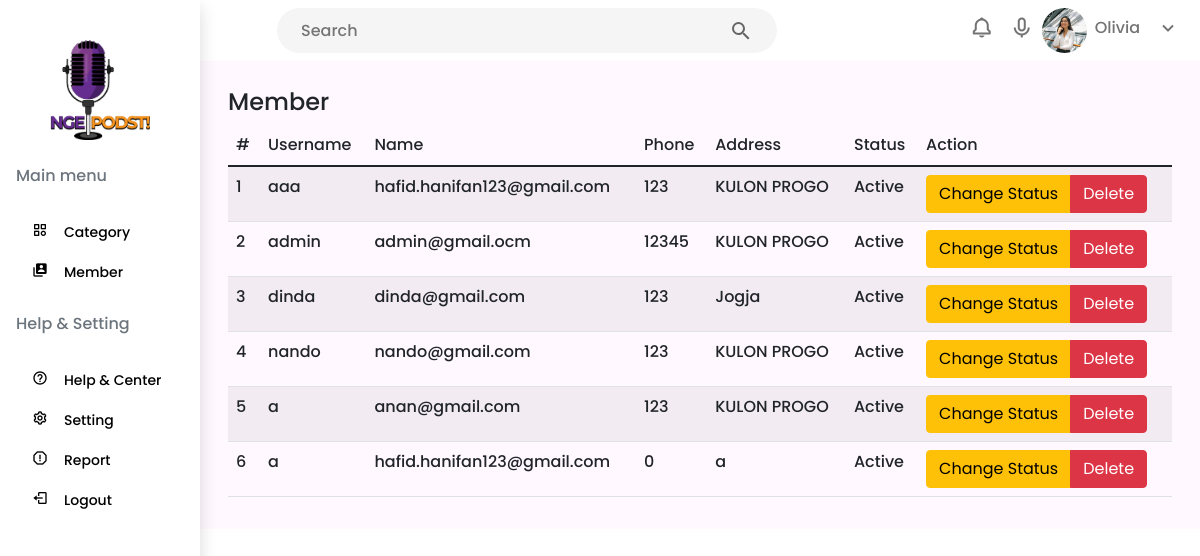
Page /index.php/admin/member on the committed database.
### tables this page shows
CREATE TABLE `tbl_user` (
  `idUser` int(5) NOT NULL,
  `username` varchar(100) DEFAULT NULL,
  `password` varchar(100) DEFAULT NULL,
  `email` varchar(100) DEFAULT NULL,
  `phone` int(20) DEFAULT NULL,
  `city` varchar(50) DEFAULT NULL,
  `is_active` enum('Y','N') DEFAULT NULL
);

### application/controllers/Admin.php (called while the page is built, shortened)
<?php
class Admin extends CI_Controller
{
  public function __construct()
  {
    $this->load->library('form_validation');
    $this->load->model('M_podcast');
  }
  public function member()
  {
    $data['user'] = $this->M_podcast->get_all_data('tbl_user')->result();
    $this->load->view('admin/header');
    $this->load->view('admin/navigation');
    $this->load->view('admin/sidebar');
    $this->load->view('admin/member', $data);
  }
}

### index.php (called while the page is built, shortened)
<?php
require_once BASEPATH.'core/CodeIgniter.php';

### application/models/M_podcast.php (called while the page is built, shortened)
<?php
class M_podcast extends CI_Model
{
  public function get_all_data($tabel)
  {
    $q = $this->db->get($tabel);
    return $q;
  }
}

### application/views/admin/member.php (the view)
<div class="col-9 col-lg-10 pt-5" style="background-color: #FFF9FF;">
  <div class="col-md-12">
    <div class="col py-3 px-3">
      <a class="d-flex text-decoration-none mt-1 align-items-center mt-4">
        <h1 class="fs-4 col-8 d-none d-sm-inline text-dark">Member</h1>
      </a>
      <table class="table table-striped">
        <thead>
          <tr>
            <th scope="col">#</th>
            <th scope="col">Username</th>
            <th scope="col">Name</th>
            <th scope="col">Phone</th>
            <th scope="col">Address</th>
            <th scope="col">Status</th>
            <th scope="col">Action</th>
          </tr>
        </thead>
        <tbody>
          <?php $no = 1;
           foreach ($user as $val) { ?>
            <tr>
              <th scope="row"><?= $no; ?></th>
              <td><?= $val->username; ?></td>
              <td><?= $val->email; ?></td>
              <td><?= $val->phone; ?></td>
              <td><?= $val->city; ?></td>
              <td><?php if ($val->is_active == "Y") {
                     echo "Active";
                   } else {
                     echo "Not Active";
                   } ?></td>
              <td>
                <div class="btn-group">
                  <a href="<?php echo site_url('admin/change_status/' . $val->idUser); ?>" class="btn btn-warning">Change Status</a>
                  <a href="<?php echo site_url('admin/delete_user/' . $val->idUser); ?>" onclick="return confirm('Yakin Akan Hapus Data Ini?')" class="btn btn-danger">Delete</a>
                </div>
              </td>
            </tr>
          <?php $no++;
           } ?>
        </tbody>
      </table>
    </div>
  </div>

### application/views/admin/header.php (shortened to what this page needs)
<!DOCTYPE html>
<html lang="en">
<head>
  <link rel="stylesheet" href="<?= base_url('assets/vendor/css/styles.css'); ?>">
  <link rel="stylesheet" href="<?= base_url('assets/vendor/css/bootstrap.min.css'); ?>">
  <link href='https://unpkg.com/boxicons@2.1.1/css/boxicons.min.css' rel='stylesheet'>
  <link rel="stylesheet" href="https://cdnjs.cloudflare.com/ajax/libs/font-awesome/5.15.3/css/all.min.css" />
</head>
<body>

### application/views/admin/navigation.php (shortened to what this page needs)
<div class="container-fluid">
  <div class="row flex-column flex-md-row">
    <nav class="navbar navbar-expand-lg navbar-light navbar-default navbar-static-top fixed-top" style="background-color: #FFFFFF;">
      <div class="collapse navbar-collapse justify-content-end">
        <div class="navbar-nav">
          <div class="col-md-5 mx-auto justify-content-end">
            <div class="searchBar">
              <input id="searchQueryInput" type="text" name="searchQueryInput" placeholder="Search" value="" />
              <button id="searchQuerySubmit" type="submit" name="searchQuerySubmit">
              </button>
            </div>
          </div>
          <i class="nav-item nav-link fs-4 bx bx-bell" href="#"></i>
          <i class="nav-item nav-link fs-4 bx bx-microphone" href="#"></i>
          <img class="rounded-circle shadow-4-strong" alt="avatar2" src="<?= base_url('assets/images/img-3.png'); ?>" height="45" width="45" />
          <a class="nav-item nav-link" href="#">Olivia</a>
          <i class="nav-item nav-link fs-4 bx bx-chevron-down" href="#"></i>
        </div>
      </div>
    </nav>

### application/views/admin/sidebar.php (shortened to what this page needs)
<div class="col-3 col-lg-2">
  <div class="col-12 shadow col-md-4 col-lg-2 px-sm-2 px-0 fixed-top min-vh-100" id="sidebar" style="background-color: #FFFFFF;">
    <div class="p-2 flex-column mt-4">
      <div class="preloader flex-column justify-content-center align-items-center text-center mt-2">
        <img class="logo" src="<?= base_url('assets/images/logo.png'); ?>" alt="Logo" height="100" width="100">
      </div>
      <a class="d-flex text-decoration-none mt-1 align-items-center mt-4">
        <span class="fs-6 d-none d-sm-inline text-secondary">Main menu</span>
      </a>
      <ul class="nav nav-pills flex-column mt-4">
        <a href="<?= site_url('admin'); ?>" class="nav-link text-black" aria-current="page">
          <i class="fs-6 bx bx-category"></i><span class="ms-3 d-none d-sm-inline" style="font-size:0.875em">Category</span>
        </a>
        <li class="nav-item">
          <a href="<?= site_url('admin/member'); ?>" class="nav-link text-black" aria-current="page">
            <i class="fs-6 bx bxs-user-account"></i><span class="ms-3 d-none d-sm-inline" style="font-size:0.875em">Member</span>
          </a>
        </li>
      </ul>
    </div>
    <div class="help-nav p-2">
      <a class="d-flex text-decoration-none mt-1 align-items-center">
        <span class="fs-6 d-none d-sm-inline text-secondary">Help & Setting</span>
      </a>
      <ul class="nav nav-pills flex-column mt-4">
        <li class="nav-item">
          <a href="help_after.html" class="nav-link text-black" aria-current="page">
            <i class="fs-6 bx bx-help-circle"></i><span class="ms-3 d-none d-sm-inline" style="font-size:0.875em">Help & Center</span>
          </a>
        </li>
        <li class="nav-item">
          <a href="setting_after.html" class="nav-link text-black" aria-current="page">
            <i class="fs-6 bx bx-cog"></i><span class="ms-3 d-none d-sm-inline" style="font-size:0.875em">Setting</span>
          </a>
        </li>
        <li class="nav-item">
          <a href="report_after.html" class="nav-link text-black" aria-current="page">
            <i class="fs-6 bx bx-error-alt"></i><span class="ms-3 d-none d-sm-inline" style="font-size:0.875em">Report</span>
          </a>
        </li>
        <li class="nav-item">
          <a href="<?= site_url('admin/logout'); ?>" class="nav-link text-black" aria-current="page">
            <i class="fs-6 bx bx-log-out"></i><span class="ms-3 d-none d-sm-inline" style="font-size:0.875em">Logout</span>
          </a>
        </li>
      </ul>
    </div>
  </div>
</div>

### rows in the picture
tbl_user: username "aaa", email "hafid.hanifan123@gmail.com", phone "123", city "KULON PROGO", is_active "Active"
tbl_user: username "admin", email "admin@gmail.ocm", phone "12345", city "KULON PROGO", is_active "Active"
tbl_user: username "dinda", email "dinda@gmail.com", phone "123", city "Jogja", is_active "Active"
tbl_user: username "nando", email "nando@gmail.com", phone "123", city "KULON PROGO", is_active "Active"
tbl_user: username "a", email "anan@gmail.com", phone "123", city "KULON PROGO", is_active "Active"
tbl_user: username "a", email "hafid.hanifan123@gmail.com", phone "0", city "a", is_active "Active"
